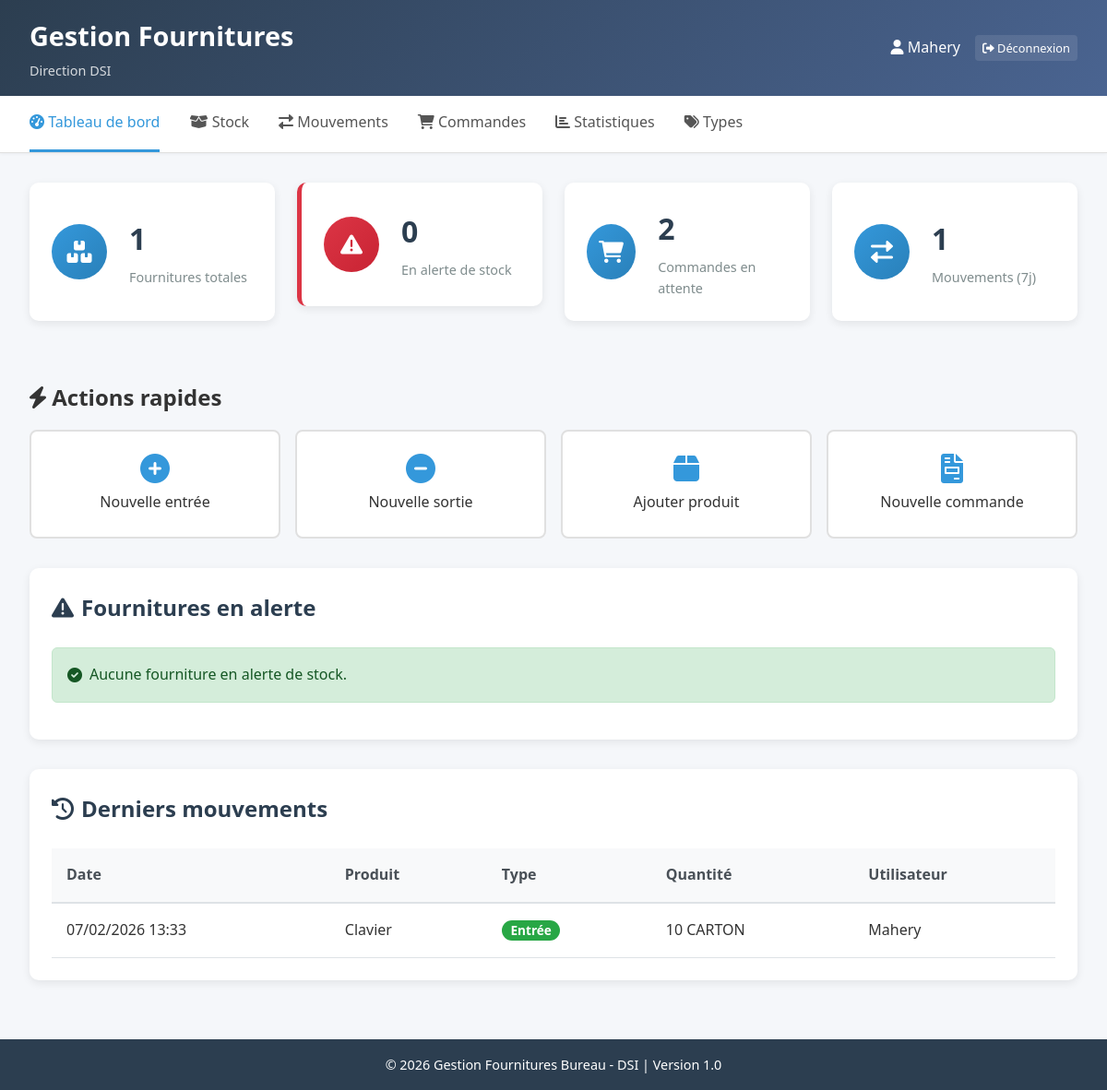
The app's page / (signed in) with its own data.
### fournitures/models.py (models this page shows, shortened)
class Mouvement(models.Model):
    TYPE_CHOICES = [
        ('ENTREE', 'Entrée'),
        ('SORTIE', 'Sortie'),
    ]
    produit = models.ForeignKey(Fourniture, on_delete=models.CASCADE, related_name='mouvements')
    type_mouvement = models.CharField(max_length=10, choices=TYPE_CHOICES)
    quantite = models.IntegerField()
    date = models.DateTimeField(auto_now_add=True)
    utilisateur = models.ForeignKey(User, on_delete=models.CASCADE)
    notes = models.TextField(blank=True, null=True)
    class Meta:
        verbose_name = "Mouvement de stock"
        verbose_name_plural = "Mouvements de stock"
        ordering = ['-date']

class Fourniture(models.Model):
    UNITE_CHOICES = [
        ('UNITE', 'Unité'),
        ('CARTON', 'Carton'),
        ('BOITE', 'Boîte'),
        ('LOT', 'Lot'),
        ('PAQUET', 'Paquet'),
    ]
    type = models.ForeignKey(TypeFourniture, on_delete=models.CASCADE, related_name='fournitures')
    reference = models.CharField(max_length=20, unique=True, verbose_name="Référence")
    designation = models.CharField(max_length=200, verbose_name="Désignation")
    unite = models.CharField(max_length=20, choices=UNITE_CHOICES, default='UNITE', verbose_name="Unité")
    stock = models.IntegerField(default=0, verbose_name="Stock actuel")
    stock_max = models.IntegerField(default=10, verbose_name="Stock maximum")
    seuil_alerte = models.IntegerField(default=5, verbose_name="Seuil d'alerte")
    date_creation = models.DateTimeField(auto_now_add=True)
    class Meta:
        verbose_name = "Fourniture"
        verbose_name_plural = "Fournitures"
        ordering = ['type', 'reference']

### fournitures/views.py (the view)
# urls.py: path('', views.dashboard, name='dashboard'),
@login_required
def dashboard(request):
    total_fournitures = Fourniture.objects.count()
    fournitures_alerte = Fourniture.objects.filter(stock__lte=F('seuil_alerte')).count()  # CHANGER ici
    date_limite = timezone.now() - timedelta(days=7)
    mouvements_recents = Mouvement.objects.filter(date__gte=date_limite).order_by('-date')[:10]
    produits_alerte = Fourniture.objects.filter(stock__lte=F('seuil_alerte')).order_by('stock')  # CHANGER ici
    commandes_attente = Commande.objects.filter(status='EN_ATTENTE')
    stats_type = Fourniture.objects.values('type__nom').annotate(
        total=Count('id'),
        en_alerte=Count('id', filter=Q(stock__lte=F('seuil_alerte')))  # CHANGER ici
    )
    context = {
        'total_fournitures': total_fournitures,
        'fournitures_alerte': fournitures_alerte,
        'produits_alerte': produits_alerte,
        'mouvements_recents': mouvements_recents,
        'commandes_attente': commandes_attente,
        'stats_type': stats_type,
    }
    return render(request, 'fournitures/dashboard.html', context)

### fournitures/templates/fournitures/dashboard.html (shortened to what this page needs)
{% extends 'fournitures/base.html' %}
{% block content %}
<div class="dashboard">
    <div class="stats-grid">
        <div class="stat-card">
            <div class="stat-icon">
                <i class="fas fa-boxes"></i>
            </div>
            <div class="stat-info">
                <h3>{{ total_fournitures }}</h3>
                <p>Fournitures totales</p>
            </div>
        </div>
        <div class="stat-card alert">
            <div class="stat-icon">
                <i class="fas fa-exclamation-triangle"></i>
            </div>
            <div class="stat-info">
                <h3>{{ fournitures_alerte }}</h3>
                <p>En alerte de stock</p>
            </div>
        </div>
        <div class="stat-card">
            <div class="stat-icon">
                <i class="fas fa-shopping-cart"></i>
            </div>
            <div class="stat-info">
                <h3>{{ commandes_attente.count }}</h3>
                <p>Commandes en attente</p>
            </div>
        </div>
        <div class="stat-card">
            <div class="stat-icon">
                <i class="fas fa-exchange-alt"></i>
            </div>
            <div class="stat-info">
                <h3>{{ mouvements_recents.count }}</h3>
                <p>Mouvements (7j)</p>
            </div>
        </div>
    </div>
    <div class="quick-actions">
        <h2><i class="fas fa-bolt"></i> Actions rapides</h2>
        <div class="actions-grid">
            <a href="{% url 'mouvement' %}" class="action-btn">
                <i class="fas fa-plus-circle"></i>
                <span>Nouvelle entrée</span>
            </a>
            <a href="{% url 'mouvement' %}" class="action-btn">
                <i class="fas fa-minus-circle"></i>
                <span>Nouvelle sortie</span>
            </a>
            <a href="{% url 'ajouter_fourniture' %}" class="action-btn">
                <i class="fas fa-box"></i>
                <span>Ajouter produit</span>
            </a>
            <a href="{% url 'commande' %}" class="action-btn">
                <i class="fas fa-file-invoice"></i>
                <span>Nouvelle commande</span>
            </a>
        </div>
    </div>
    <div class="section">
        <h2><i class="fas fa-exclamation-triangle"></i> Fournitures en alerte</h2>
        {% if produits_alerte %}
        <div class="table-responsive">
            <table class="table">
                <thead>
                    <tr>
                        <th>Référence</th>
                        <th>Désignation</th>
                        <th>Type</th>
                        <th>Stock</th>
                        <th>Seuil</th>
                        <th>À commander</th>
                        <th>Actions</th>
                    </tr>
                </thead>
                <tbody>
                    {% for produit in produits_alerte %}
                    <tr class="alert-row">
                        <td>{{ produit.reference }}</td>
                        <td>{{ produit.designation }}</td>
                        <td>{{ produit.type.nom }}</td>
                        <td>
                            <span class="badge badge-danger">{{ produit.stock }} {{ produit.unite }}</span>
                        </td>
                        <td>{{ produit.seuil_alerte }}</td>
                        <td>{{ produit.quantite_a_commander }}</td>
                        <td>
                            <a href="{% url 'commande' %}" class="btn btn-sm btn-warning">
                                <i class="fas fa-shopping-cart"></i> Commander
                            </a>
                        </td>
                    </tr>
                    {% endfor %}
                </tbody>
            </table>
        </div>
        {% else %}
        <div class="alert alert-success">
            <i class="fas fa-check-circle"></i> Aucune fourniture en alerte de stock.
        </div>
        {% endif %}
    </div>
    <div class="section">
        <h2><i class="fas fa-history"></i> Derniers mouvements</h2>
        {% if mouvements_recents %}
        <div class="table-responsive">
            <table class="table">
                <thead>
                    <tr>
                        <th>Date</th>
                        <th>Produit</th>
                        <th>Type</th>
                        <th>Quantité</th>
                        <th>Utilisateur</th>
                    </tr>
                </thead>
                <tbody>
                    {% for mouvement in mouvements_recents %}
                    <tr>
                        <td>{{ mouvement.date|date:"d/m/Y H:i" }}</td>
                        <td>{{ mouvement.produit.designation }}</td>
                        <td>
                            {% if mouvement.type_mouvement == 'ENTREE' %}
                            <span class="badge badge-success">Entrée</span>
                            {% else %}
                            <span class="badge badge-danger">Sortie</span>
                            {% endif %}
                        </td>
                        <td>{{ mouvement.quantite }} {{ mouvement.produit.unite }}</td>
                        <td>{{ mouvement.utilisateur.username }}</td>
                    </tr>
                    {% endfor %}
                </tbody>
            </table>
        </div>
        {% else %}
        <div class="alert alert-info">
            <i class="fas fa-info-circle"></i> Aucun mouvement récent.
        </div>
        {% endif %}
    </div>
</div>
{% endblock %}

### fournitures/templates/fournitures/base.html (shortened to what this page needs)
{% load static %}
<!DOCTYPE html>
<html lang="fr">
<head>
    <link rel="stylesheet" href="{% static 'css/style.css' %}">
    <link rel="stylesheet" href="https://cdnjs.cloudflare.com/ajax/libs/font-awesome/6.0.0/css/all.min.css">
</head>
<body>
    <div class="container">
        <header class="header">
            <div class="logo">
                <div class="logo-text">
                    <h1>Gestion Fournitures</h1>
                    <p class="subtitle">Direction DSI</p>
                </div>
            </div>
            <div class="user-info">
                <span><i class="fas fa-user"></i> {{ user.username }}</span>
                <a href="{% url 'logout' %}" class="btn btn-sm btn-logout">
                    <i class="fas fa-sign-out-alt"></i> Déconnexion
                </a>
            </div>
        </header>
        <nav class="navbar">
            <a href="{% url 'dashboard' %}" {% if request.path == '/' %}class="active"{% endif %}>
                <i class="fas fa-tachometer-alt"></i> Tableau de bord
            </a>
            <a href="{% url 'liste_stock' %}" {% if 'stock' in request.path %}class="active"{% endif %}>
                <i class="fas fa-box-open"></i> Stock
            </a>
            <a href="{% url 'mouvement' %}" {% if 'mouvement' in request.path %}class="active"{% endif %}>
                <i class="fas fa-exchange-alt"></i> Mouvements
            </a>
            <a href="{% url 'commande' %}" {% if 'commande' in request.path %}class="active"{% endif %}>
                <i class="fas fa-shopping-cart"></i> Commandes
            </a>
            <a href="{% url 'statistiques' %}" {% if 'statistiques' in request.path %}class="active"{% endif %}>
                <i class="fas fa-chart-bar"></i> Statistiques
            </a>
            <a href="{% url 'gestion_types' %}" {% if 'types' in request.path %}class="active"{% endif %}>
                <i class="fas fa-tags"></i> Types
            </a>
        </nav>
        <main class="main-content">
            {% block content %}
            {% endblock %}
        </main>
        <footer class="footer">
            <p>© 2026 Gestion Fournitures Bureau - DSI | Version 1.0</p>
        </footer>
    </div>
</body>
</html>

### fournitures/static/css/style.css (style rules this page uses)
* { margin: 0; padding: 0; box-sizing: border-box; }
body { font-family: 'Segoe UI', Tahoma, Geneva, Verdana, sans-serif; background-color: #f5f7fa; color: #333; line-height: 1.6; }
.container { min-height: 100vh; display: flex; flex-direction: column; }
.header { background: linear-gradient(135deg, #2c3e50, #4a6491); color: white; padding: 1rem 2rem; display: flex; justify-content: space-between; align-items: center; box-shadow: 0 2px 10px rgba(0,0,0,0.1); }
.logo h1 { font-size: 1.8rem; margin-bottom: 0.2rem; }
.logo .subtitle { font-size: 0.9rem; opacity: 0.8; }
.user-info { display: flex; align-items: center; gap: 1rem; }
.user-info span { font-weight: 500; }
.btn-logout { background-color: rgba(255,255,255,0.1); color: white; border: 1px solid rgba(255,255,255,0.3); padding: 0.3rem 0.8rem; border-radius: 4px; text-decoration: none; transition: background-color 0.3s; }
.navbar { background-color: white; border-bottom: 1px solid #e0e0e0; padding: 0 2rem; display: flex; gap: 2rem; box-shadow: 0 1px 3px rgba(0,0,0,0.05); }
.navbar a { padding: 1rem 0; text-decoration: none; color: #555; font-weight: 500; border-bottom: 3px solid transparent; transition: all 0.3s; }
.navbar a.active { color: #3498db; border-bottom-color: #3498db; }
.main-content { flex: 1; padding: 2rem; max-width: 1400px; margin: 0 auto; width: 100%; }
.alert { padding: 1rem; border-radius: 6px; margin-bottom: 1rem; display: flex; align-items: center; gap: 0.5rem; animation: slideIn 0.3s ease; }
.alert-success { background-color: #d4edda; color: #155724; border: 1px solid #c3e6cb; }
.dashboard { display: flex; flex-direction: column; gap: 2rem; }
.stats-grid { display: grid; grid-template-columns: repeat(auto-fit, minmax(250px, 1fr)); gap: 1.5rem; }
.stat-card { background: white; border-radius: 10px; padding: 1.5rem; display: flex; align-items: center; gap: 1.5rem; box-shadow: 0 3px 10px rgba(0,0,0,0.08); transition: transform 0.3s, box-shadow 0.3s; }
.stat-card.alert { border-left: 5px solid #dc3545; }
.stat-icon { width: 60px; height: 60px; background: linear-gradient(135deg, #3498db, #2980b9); border-radius: 50%; display: flex; align-items: center; justify-content: center; font-size: 1.5rem; color: white; }
.stat-card.alert .stat-icon { background: linear-gradient(135deg, #dc3545, #c82333); }
.stat-info h3 { font-size: 2rem; margin-bottom: 0.3rem; color: #2c3e50; }
.stat-info p { color: #7f8c8d; font-size: 0.9rem; }
.section { background: white; border-radius: 10px; padding: 1.5rem; box-shadow: 0 3px 10px rgba(0,0,0,0.08); }
.section h2 { margin-bottom: 1.5rem; color: #2c3e50; display: flex; align-items: center; gap: 0.5rem; }
.table-responsive { overflow-x: auto; }
.table { width: 100%; border-collapse: collapse; }
.table th { background-color: #f8f9fa; padding: 1rem; text-align: left; font-weight: 600; color: #495057; border-bottom: 2px solid #dee2e6; }
.table td { padding: 1rem; border-bottom: 1px solid #dee2e6; }
.badge { display: inline-block; padding: 0.25rem 0.6rem; font-size: 0.85rem; font-weight: 600; line-height: 1; text-align: center; white-space: nowrap; vertical-align: baseline; border-radius: 10rem; }
.badge-success { background-color: #28a745; color: white; }
.btn { display: inline-block; padding: 0.5rem 1rem; border: none; border-radius: 4px; font-weight: 500; text-decoration: none; cursor: pointer; transition: all 0.3s; font-size: 0.9rem; }
.btn-sm { padding: 0.25rem 0.5rem; font-size: 0.8rem; }
.footer { background-color: #2c3e50; color: white; text-align: center; padding: 1rem; margin-top: 2rem; font-size: 0.9rem; }
.quick-actions { margin-top: 2rem; }
.actions-grid { display: grid; grid-template-columns: repeat(auto-fit, minmax(200px, 1fr)); gap: 1rem; margin-top: 1rem; }
.action-btn { background: white; border: 2px solid #e0e0e0; border-radius: 8px; padding: 1.5rem; text-decoration: none; color: #333; display: flex; flex-direction: column; align-items: center; gap: 0.5rem; transition: all 0.3s; }
.action-btn i { font-size: 2rem; color: #3498db; }

### records on screen
Mouvement: date "07/02/2026 13:33", produit.designation "Clavier", type_mouvement "Entrée", quantite "10", produit.unite "CARTON", utilisateur.username "Mahery"

### other values on screen
{{ user.username }} "Mahery"
{{ total_fournitures }} "1"
{{ fournitures_alerte }} "0"
{{ commandes_attente.count }} "2"
{{ mouvements_recents.count }} "1"
